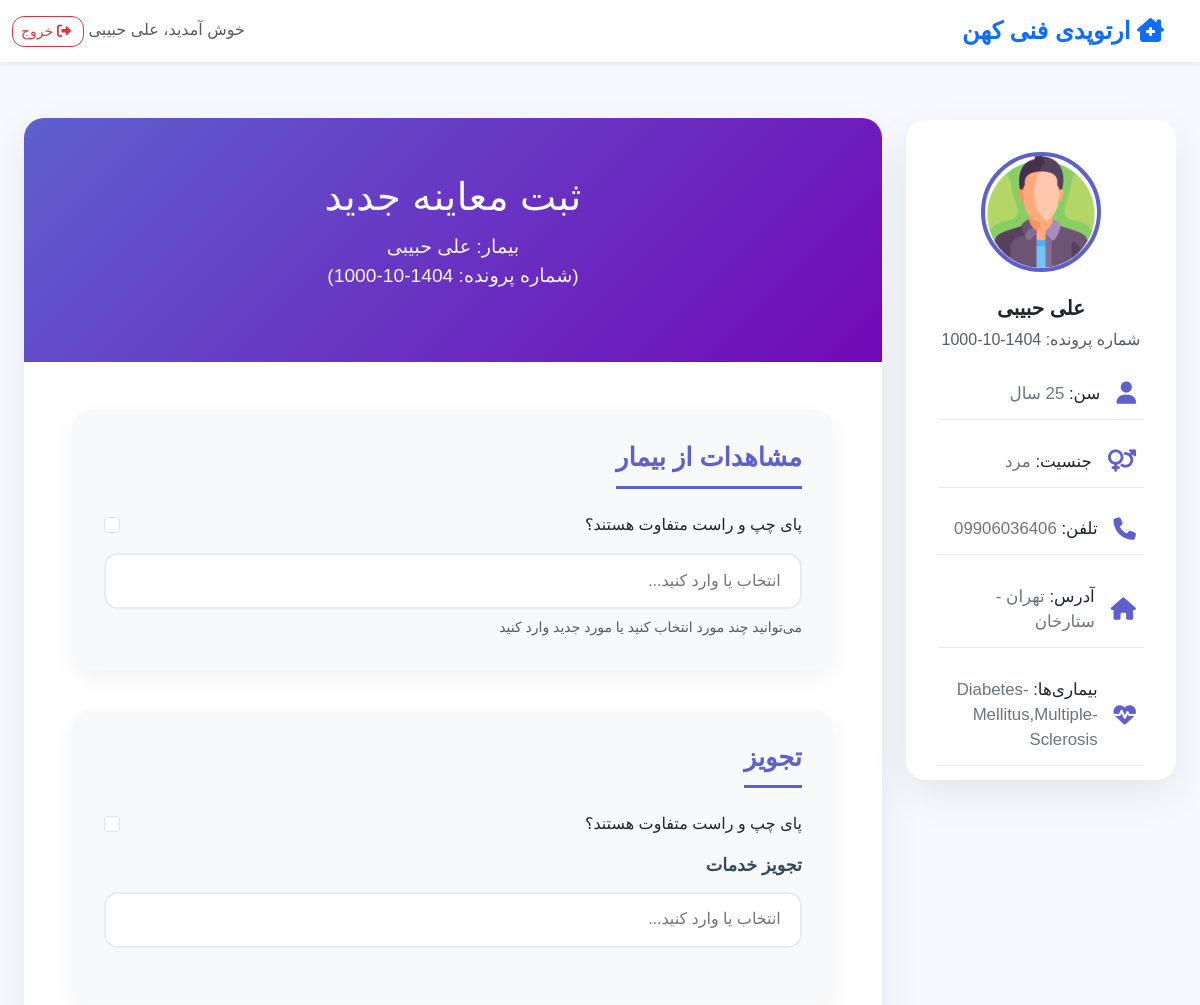
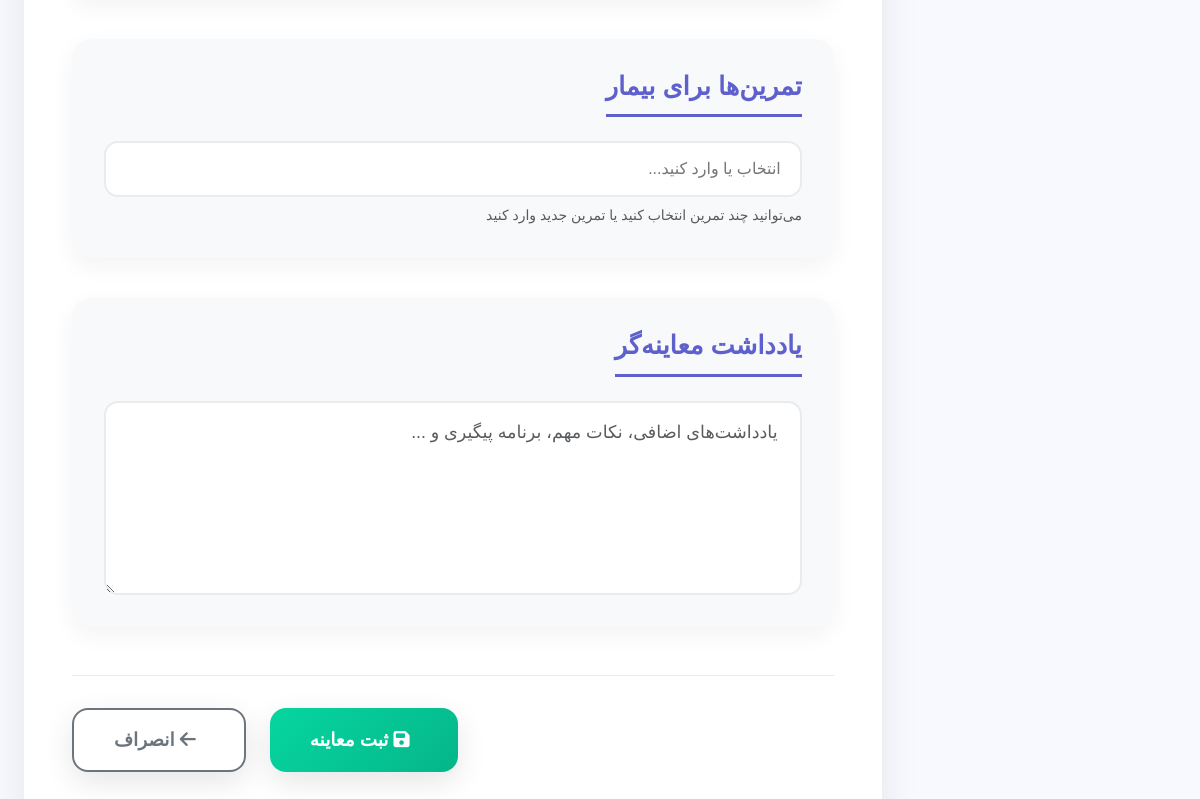
The app's page /reception/patient/7/exam/create/ (signed in) with its own data (2 pictures, top to bottom).
### reception/models.py (models this page shows, shortened)
class Patient(models.Model):
    case_number = models.CharField(max_length=50, unique=True, verbose_name="شماره پرونده")
    full_name = models.CharField(max_length=200, verbose_name="نام و نام خانوادگی")
    phone = models.CharField(max_length=20, blank=True, null=True, verbose_name="تلفن همراه اصلی")
    alternative_phone = models.CharField(max_length=20, blank=True, null=True, verbose_name="تلفن همراه دوم")
    national_id = models.CharField(max_length=10, blank=True, null=True, verbose_name="کد ملی")
    birth_date = models.CharField(max_length=10, blank=True, null=True, verbose_name="تاریخ تولد (شمسی)")
    age = models.PositiveIntegerField(blank=True, null=True, verbose_name="سن")
    gender = models.CharField(max_length=10, choices=[('male', 'مرد'), ('female', 'زن'), ('other', 'سایر')], blank=True, verbose_name="جنسیت")
    foot_size = models.CharField(max_length=10, blank=True, null=True, verbose_name="سایز پا")
    referrer = models.CharField(max_length=200, blank=True, null=True, verbose_name="معرف")
    attached_to = models.ForeignKey('self', on_delete=models.SET_NULL, null=True, blank=True, verbose_name="پیوست به بیمار دیگر")
    visit_reason = models.TextField(blank=True, null=True, verbose_name="علت مراجعه")
    underlying_diseases = models.TextField(blank=True, null=True, verbose_name="بیماری‌های زمینه‌ای")
    orthotic_history = models.TextField(blank=True, null=True, verbose_name="سوابق استفاده از ارتوتیک")
    short_address = models.CharField(max_length=200, blank=True, null=True, verbose_name="آدرس مختصر")
    reception_notes = models.TextField(blank=True, null=True, verbose_name="یادداشت پذیرش")
    photo = models.ImageField(upload_to='patients/photos/', blank=True, null=True, verbose_name="عکس بیمار")
    admission_date = models.DateTimeField(default=timezone.now, verbose_name="تاریخ پذیرش")
    created_at = models.DateTimeField(auto_now_add=True, verbose_name="تاریخ ثبت")
    created_by = models.ForeignKey(User, on_delete=models.SET_NULL, null=True, verbose_name="ثبت شده توسط")
    class Meta:
        verbose_name = "بیمار"
        verbose_name_plural = "بیماران"
        ordering = ['-created_at']

### WorkShop/decorators.py (the view)
        def wrapper(request, *args, **kwargs):
            if not request.user.is_authenticated:
                return redirect('login')
            if request.user.groups.filter(name=group_name).exists():
                return view_func(request, *args, **kwargs)
            return redirect('login')

### reception/templates/reception/create_examination.html (shortened to what this page needs)
{% extends 'base.html' %}
{% load static %}
{% block extra_head %}
<link href="https://cdn.jsdelivr.net/npm/select2@4.1.0-rc.0/dist/css/select2.min.css" rel="stylesheet" />
<link href="https://cdn.jsdelivr.net/npm/@ttskch/select2-bootstrap4-theme@1.5.1/dist/select2-bootstrap4.min.css"
    rel="stylesheet" />
{% endblock %}
{% block content %}
<div class="container-fluid mt-4">
    <div class="row justify-content-center">
        <div class="col-lg-3">
            <div class="sticky-sidebar">
                <img
                    src="{% if patient.photo %}
                    {{ patient.photo.url }}
                    {% elif patient.gender == 'male' %}
                    {% static 'images/man.png' %}
                    {% elif patient.gender == 'female' %}
                    {% static 'images/woman.png' %}
                    {% endif %}"
                    alt="{{ patient.full_name }}"
                    class="sidebar-photo img-fluid d-block mx-auto"
                >
                <div class="text-center mb-3">
                    <h5 class="fw-bold">{{ patient.full_name }}</h5>
                    <p class="text-muted">شماره پرونده: {{ patient.case_number }}</p>
                </div>
                <div class="sidebar-info">
                    <i class="fas fa-user me-2"></i>
                    <p>سن: <span>{{ patient.age|default:"نامشخص" }} سال</span></p>
                </div>
                <div class="sidebar-info">
                    <i class="fas fa-venus-mars me-2"></i>
                    <p>جنسیت: <span>{{ patient.get_gender_display|default:"نامشخص" }}</span></p>
                </div>
                <div class="sidebar-info">
                    <i class="fas fa-phone me-2"></i>
                    <p>تلفن: <span>{{ patient.phone|default:"نامشخص" }}</span></p>
                </div>
                <div class="sidebar-info">
                    <i class="fas fa-home me-2"></i>
                    <p>آدرس: <span>{{ patient.short_address|default:"نامشخص" }}</span></p>
                </div>
                <div class="sidebar-info">
                    <i class="fas fa-heartbeat me-2"></i>
                    <p>بیماری‌ها: <span>{{ patient.underlying_diseases|default:"نامشخص" }}</span></p>
                </div>
            </div>
        </div>
        <div class="col-9">
            <div class="exam-form-card">
                <div class="exam-header">
                    <h3>ثبت معاینه جدید</h3>
                    <p style="direction: rtl;">بیمار: {{ patient.full_name }} <br> (شماره پرونده: {{ patient.case_number }})</p>
                </div>
                <div class="card-body p-5">
                    <form method="post">
                        <div class="form-section">
                            <h4>مشاهدات از بیمار</h4>
                            <div class="form-check mb-3">
                                <input type="checkbox" class="form-check-input" id="separate-sides-observations">
                                <label class="form-check-label" for="separate-sides-observations">
                                    پای چپ و راست متفاوت هستند؟
                                </label>
                            </div>
                            <div id="observations-container">
                            </div>
                            <small class="text-muted d-block mt-2">می‌توانید چند مورد انتخاب کنید یا مورد جدید وارد
                                کنید</small>
                        </div>
                        <div class="form-section">
                            <h4>تجویز</h4>
                            <div class="form-check mb-3">
                                <input type="checkbox" class="form-check-input" id="separate-sides-prescription">
                                <label class="form-check-label" for="separate-sides-prescription">
                                    پای چپ و راست متفاوت هستند؟
                                </label>
                            </div>
                            <div class="mb-4">
                                <label class="form-label fw-bold">تجویز خدمات</label>
                            </div>
                        </div>
                        <div class="form-section">
                            <h4>تمرین‌ها برای بیمار</h4>
                            <small class="text-muted d-block mt-2">می‌توانید چند تمرین انتخاب کنید یا تمرین جدید وارد
                                کنید</small>
                        </div>
                        <div class="form-section">
                            <h4>یادداشت معاینه‌گر</h4>
                            <textarea name="notes" class="form-control" rows="6"
                                placeholder="یادداشت‌های اضافی، نکات مهم، برنامه پیگیری و ..."></textarea>
                        </div>
                        <div class="submit-actions">
                            <button type="submit" class="btn btn-success-modern text-white btn-modern">
                                <i class="fas fa-save me-2"></i> ثبت معاینه
                            </button>
                            <a href="{% url 'reception:patient-detail' patient.id %}"
                                class="btn btn-outline-modern btn-modern">
                                <i class="fas fa-arrow-left me-2"></i> انصراف
                            </a>
                        </div>
                    </form>
                </div>
            </div>
        </div>
    </div>
    </div>
</div>
{% endblock %}

### templates/base.html (shortened to what this page needs)
{% load static %}
<!DOCTYPE html>
<html lang="fa" dir="rtl">
<head>
    <link href="https://cdn.jsdelivr.net/npm/bootstrap@5.3.2/dist/css/bootstrap.min.css" rel="stylesheet">
    <link href="https://cdnjs.cloudflare.com/ajax/libs/font-awesome/6.5.0/css/all.min.css" rel="stylesheet">
    <link href="https://cdn.jsdelivr.net/gh/rastikerdar/vazir-font@v30.0.0/dist/font-face.css" rel="stylesheet">
    {% block extra_head %}{% endblock %}
</head>
<body>
    <nav class="navbar navbar-light bg-white shadow-sm mb-4">
        <div class="container-fluid">
            <a class="navbar-brand text-primary" href="{% url 'main-dashboard' %}">
                <i class="fas fa-clinic-medical me-2"></i> ارتوپدی فنی کهن
            </a>
            <div>
                <span class="me-3 text-muted">خوش آمدید، {{ request.user.get_full_name|default:request.user.username }}</span>
                <a href="{% url 'logout' %}" class="btn btn-outline-danger btn-sm">
                    <i class="fas fa-sign-out-alt me-1"></i> خروج
                </a>
            </div>
        </div>
    </nav>
    <div class="container-fluid">
        {% block content %}
        {% endblock %}
</body>
</html>

### templates/base.html (style rules this page uses)
body { font-family: 'Vazir', Tahoma, sans-serif; background: #f8f9ff; min-height: 100vh; }
.navbar-brand { font-weight: bold; font-size: 1.5rem; }
a { transition: all 0.3s ease; }
.btn { border-radius: 12px; }

### reception/templates/reception/create_examination.html (style rules this page uses)
:root { --primary: #5e60ce; --secondary: #7209b7; --success: #06d6a0; --info: #118ab2; --warning: #ffd166; --danger: #ef476f; --light-bg: #f8f9fa; --dark-bg: #121212; --card-light: #ffffff; --card-dark: #1e1e1e; --border-radius: 20px; --shadow: 0 15px 40px rgba(0, 0, 0, 0.08); --transition: all 0.3s ease; }
.exam-form-card { background: var(--card-light); border-radius: var(--border-radius); box-shadow: var(--shadow); overflow: hidden; max-width: 1100px; margin: 2rem auto; }
.exam-header { background: linear-gradient(135deg, var(--primary), var(--secondary)); color: white; padding: 3.5rem 2rem; text-align: center; position: relative; }
.exam-header h3 { font-weight: 400; font-size: 2.4rem; letter-spacing: 0.5px; }
.exam-header p { opacity: 0.95; font-size: 1.2rem; margin-top: 0.8rem; }
.form-section { background: var(--light-bg); border-radius: var(--border-radius); padding: 2rem; margin-bottom: 2.5rem; box-shadow: 0 8px 25px rgba(0, 0, 0, 0.05); transition: var(--transition); }
.form-section h4 { color: var(--primary); font-weight: 600; margin-bottom: 1.5rem; font-size: 1.6rem; border-bottom: 3px solid var(--primary); padding-bottom: 0.8rem; display: inline-block; }
.form-label { font-weight: 600; font-size: 1.1rem; color: #34495e; margin-bottom: 0.8rem; }
.form-control, .form-select { border-radius: 14px; padding: 1rem 1.4rem; font-size: 1.1rem; border: 2px solid #e9ecef; transition: var(--transition); }
.submit-actions { display: flex; gap: 1.5rem; justify-content: flex-end; margin-top: 3rem; padding-top: 2rem; border-top: 1px solid #e9ecef; }
.btn-modern { border-radius: 16px; padding: 1rem 2.5rem; font-size: 1.15rem; font-weight: 600; box-shadow: 0 10px 30px rgba(0, 0, 0, 0.1); transition: var(--transition); }
.btn-success-modern { background: linear-gradient(135deg, #06d6a0, #05b68a); border: none; }
.btn-outline-modern { background: transparent; border: 2px solid #6c757d; color: #6c757d; }
.sticky-sidebar { position: sticky; top: 120px; background: var(--card-light); border-radius: var(--border-radius); padding: 2rem; box-shadow: var(--shadow); max-height: calc(100vh - 140px); overflow-y: auto; }
.sidebar-photo { width: 120px; height: 120px; border-radius: 50%; object-fit: cover; border: 4px solid var(--primary); margin-bottom: 1.5rem; }
.sidebar-info { font-size: 1.05rem; margin-bottom: 1rem; display: flex; align-items: center; gap: 1rem; padding: 0.8rem 0; border-bottom: 1px solid #e9ecef; }
.sidebar-info i { color: var(--primary); font-size: 1.4rem; }
.sidebar-info p { margin: 0; font-weight: 500; }
.sidebar-info span { color: #6c757d; font-weight: 400; }

### records on screen
Patient: full_name "علی حبیبی", case_number "1404-10-1000", gender "مرد", phone "09906036406", short_address "تهران - ستارخان", underlying_diseases "Diabetes-Mellitus,Multiple-Sclerosis"

### other values on screen
{{ request.user.get_full_name|default:request.user.username }} "علی حبیبی"
